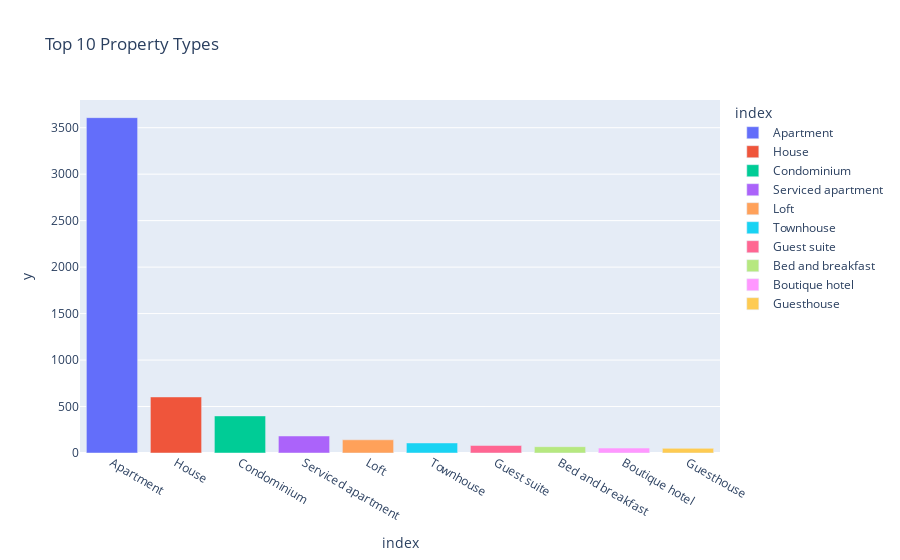

This figure's notebook cell:
### Code cell
#Top 10 Property Types

plt.figure(figsize=(15,7))
counts_df = df['Property_type'].value_counts().head(10)
fig1 = px.bar(counts_df, x=counts_df.index, y=counts_df.values, title='Top 10 Property Types', color=counts_df.index)
pio.write_image(fig1, "chart1.png", engine="kaleido")
fig1.show()

### Figure 1 — Plotly figure (JSON) as saved in the notebook; plotly's stock layout.template omitted (floating-point values rounded to 4 significant figures)
{"data": [{"alignmentgroup": "True", "hovertemplate": "index=%{x}<br>y=%{y}<extra></extra>", "legendgroup": "Apartment", "marker": {"color": "#636efa", "pattern": {"shape": ""}}, "name": "Apartment", "offsetgroup": "Apartment", "orientation": "v", "showlegend": true, "textposition": "auto", "type": "bar", "x": ["Apartment"], "xaxis": "x", "y": [3608], "yaxis": "y"}, {"alignmentgroup": "True", "hovertemplate": "index=%{x}<br>y=%{y}<extra></extra>", "legendgroup": "House", "marker": {"color": "#EF553B", "pattern": {"shape": ""}}, "name": "House", "offsetgroup": "House", "orientation": "v", "showlegend": true, "textposition": "auto", "type": "bar", "x": ["House"], "xaxis": "x", "y": [603], "yaxis": "y"}, {"alignmentgroup": "True", "hovertemplate": "index=%{x}<br>y=%{y}<extra></extra>", "legendgroup": "Condominium", "marker": {"color": "#00cc96", "pattern": {"shape": ""}}, "name": "Condominium", "offsetgroup": "Condominium", "orientation": "v", "showlegend": true, "textposition": "auto", "type": "bar", "x": ["Condominium"], "xaxis": "x", "y": [399], "yaxis": "y"}, {"alignmentgroup": "True", "hovertemplate": "index=%{x}<br>y=%{y}<extra></extra>", "legendgroup": "Serviced apartment", "marker": {"color": "#ab63fa", "pattern": {"shape": ""}}, "name": "Serviced apartment", "offsetgroup": "Serviced apartment", "orientation": "v", "showlegend": true, "textposition": "auto", "type": "bar", "x": ["Serviced apartment"], "xaxis": "x", "y": [183], "yaxis": "y"}, {"alignmentgroup": "True", "hovertemplate": "index=%{x}<br>y=%{y}<extra></extra>", "legendgroup": "Loft", "marker": {"color": "#FFA15A", "pattern": {"shape": ""}}, "name": "Loft", "offsetgroup": "Loft", "orientation": "v", "showlegend": true, "textposition": "auto", "type": "bar", "x": ["Loft"], "xaxis": "x", "y": [142], "yaxis": "y"}, {"alignmentgroup": "True", "hovertemplate": "index=%{x}<br>y=%{y}<extra></extra>", "legendgroup": "Townhouse", "marker": {"color": "#19d3f3", "pattern": {"shape": ""}}, "name": "Townhouse", "offsetgroup": "Townhouse", "orientation": "v", "showlegend": true, "textposition": "auto", "type": "bar", "x": ["Townhouse"], "xaxis": "x", "y": [108], "yaxis": "y"}, {"alignmentgroup": "True", "hovertemplate": "index=%{x}<br>y=%{y}<extra></extra>", "legendgroup": "Guest suite", "marker": {"color": "#FF6692", "pattern": {"shape": ""}}, "name": "Guest suite", "offsetgroup": "Guest suite", "orientation": "v", "showlegend": true, "textposition": "auto", "type": "bar", "x": ["Guest suite"], "xaxis": "x", "y": [81], "yaxis": "y"}, {"alignmentgroup": "True", "hovertemplate": "index=%{x}<br>y=%{y}<extra></extra>", "legendgroup": "Bed and breakfast", "marker": {"color": "#B6E880", "pattern": {"shape": ""}}, "name": "Bed and breakfast", "offsetgroup": "Bed and breakfast", "orientation": "v", "showlegend": true, "textposition": "auto", "type": "bar", "x": ["Bed and breakfast"], "xaxis": "x", "y": [68], "yaxis": "y"}, {"alignmentgroup": "True", "hovertemplate": "index=%{x}<br>y=%{y}<extra></extra>", "legendgroup": "Boutique hotel", "marker": {"color": "#FF97FF", "pattern": {"shape": ""}}, "name": "Boutique hotel", "offsetgroup": "Boutique hotel", "orientation": "v", "showlegend": true, "textposition": "auto", "type": "bar", "x": ["Boutique hotel"], "xaxis": "x", "y": [53], "yaxis": "y"}, {"alignmentgroup": "True", "hovertemplate": "index=%{x}<br>y=%{y}<extra></extra>", "legendgroup": "Guesthouse", "marker": {"color": "#FECB52", "pattern": {"shape": ""}}, "name": "Guesthouse", "offsetgroup": "Guesthouse", "orientation": "v", "showlegend": true, "textposition": "auto", "type": "bar", "x": ["Guesthouse"], "xaxis": "x", "y": [50], "yaxis": "y"}], "layout": {"barmode": "relative", "legend": {"title": {"text": "index"}, "tracegroupgap": 0}, "title": {"text": "Top 10 Property Types"}, "xaxis": {"anchor": "y", "categoryarray": ["Apartment", "House", "Condominium", "Serviced apartment", "Loft", "Townhouse", "Guest suite", "Bed and breakfast", "Boutique hotel", "Guesthouse"], "categoryorder": "array", "domain": [0, 1], "title": {"text": "index"}}, "yaxis": {"anchor": "x", "domain": [0, 1], "title": {"text": "y"}}}}
